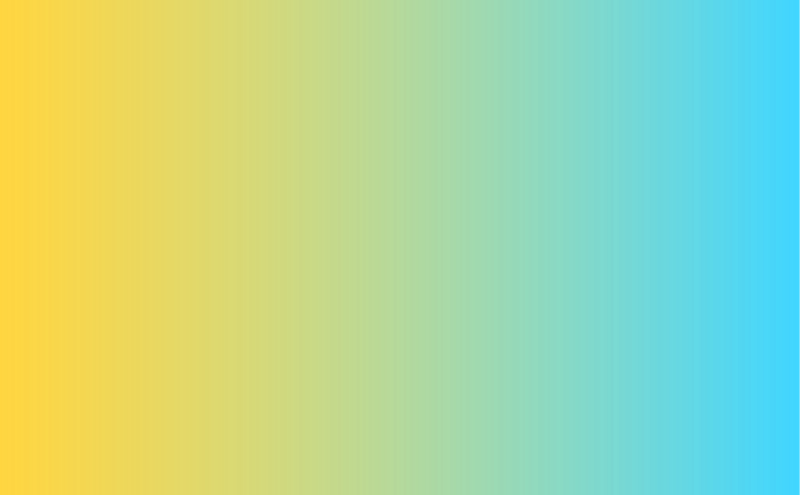
Frame 1 (no input)
Frame 60 (no input): identical to frame 1, image omitted
Frame 120 (the mouse pressed at the canvas centre since frame 60): identical to frame 1, image omitted

The p5.js sketch that drew this single still picture (run headless with seeded random() and noise() and a simulated clock; from frame 60 on, the mouse is pressed at the canvas centre):

// p5.js sketch
// ── sketch.js
function setup() {
  createCanvas(displayWidth, displayHeight-105);
  
  mix(color(0, 200, 255), color(255, 200, 0), width);
}

function draw() {
  
}

function mix(col1, col2, distance){
  //noStroke();
  
  for(var i = 0; i < distance; i++){
    var c1 = color(col1.levels[0], col1.levels[1], col1.levels[2], map(i, 0, distance, 0, 255));
    var c2 = color(col2.levels[0], col2.levels[1], col2.levels[2], map(i, 0, distance, 255, 0));
    
    stroke(c1);
    line(i, 0, i, height);
    
    stroke(c2);
    line(i, 0, i, height);
  }
}
